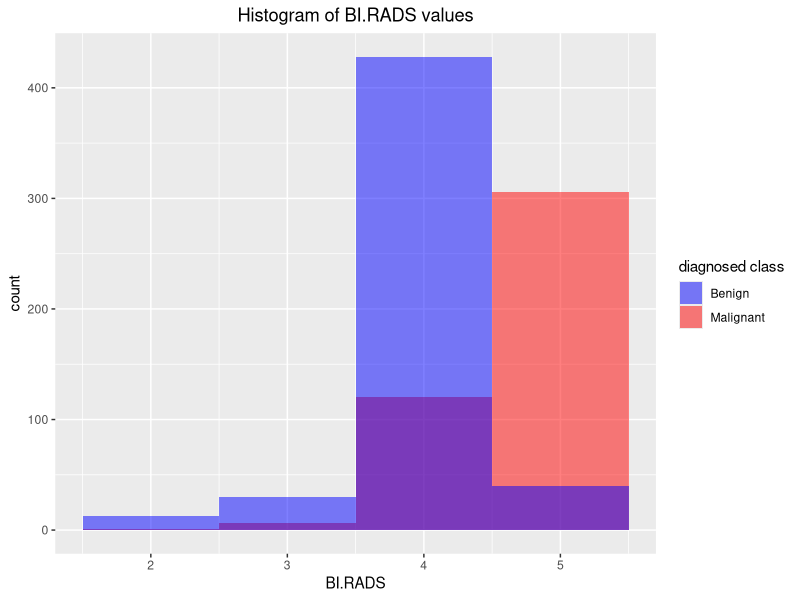
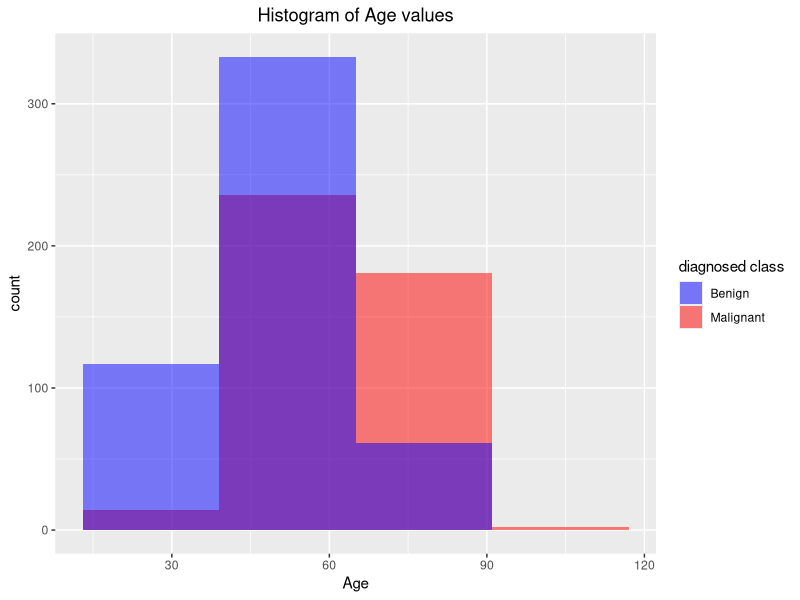
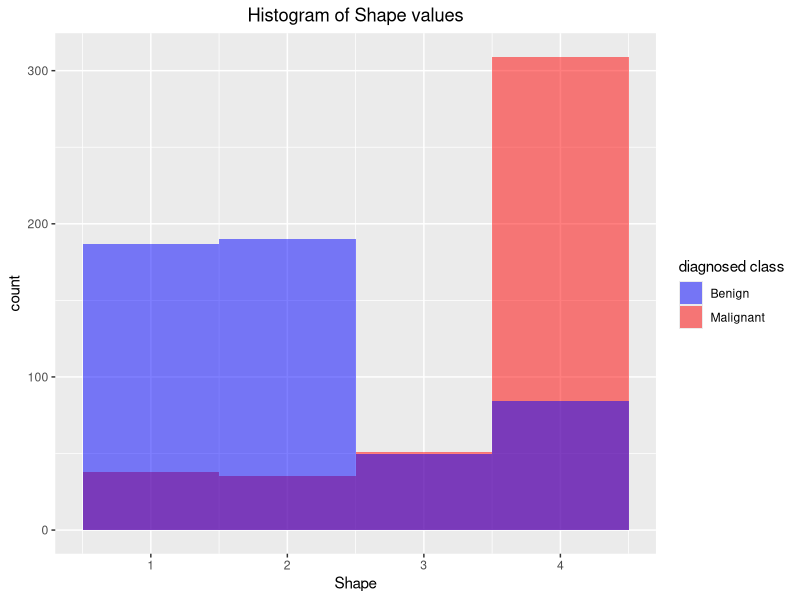
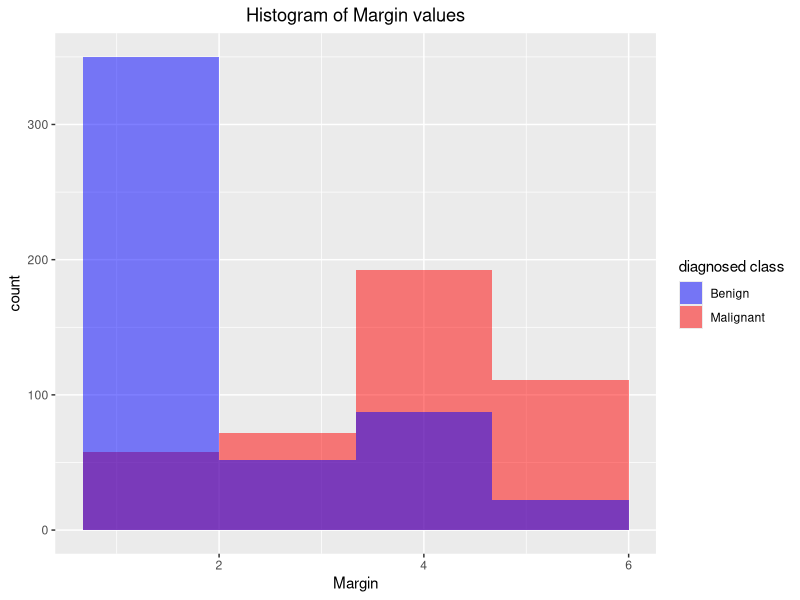
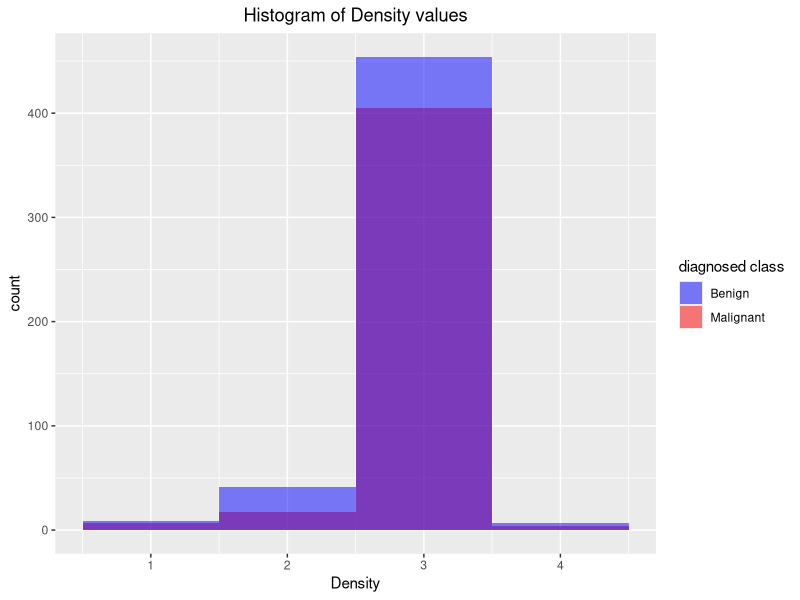
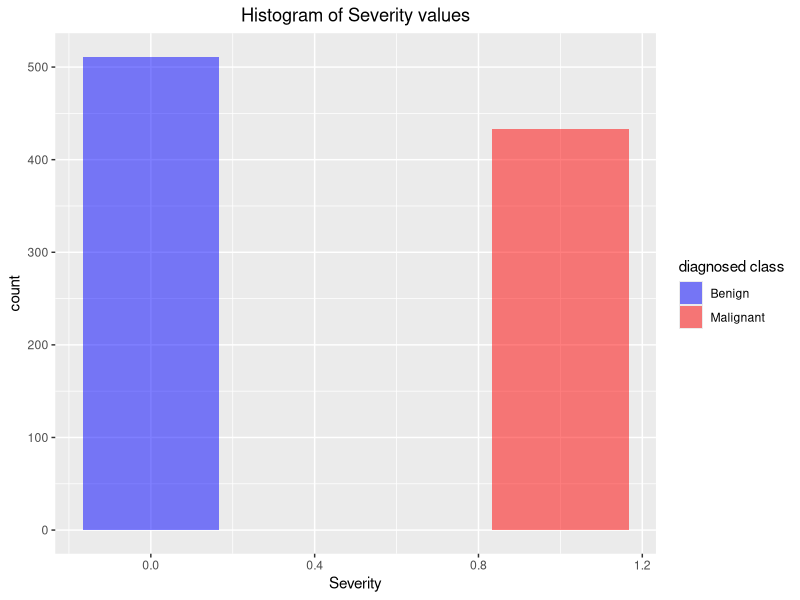
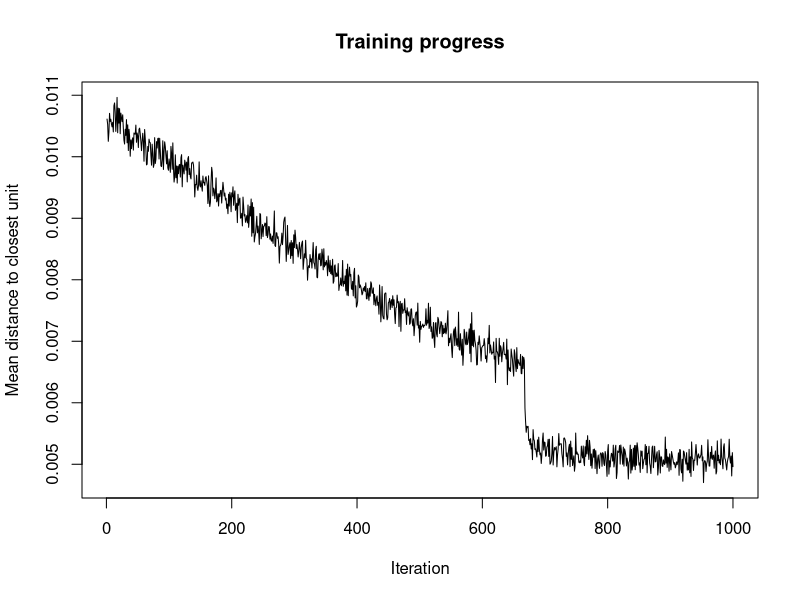
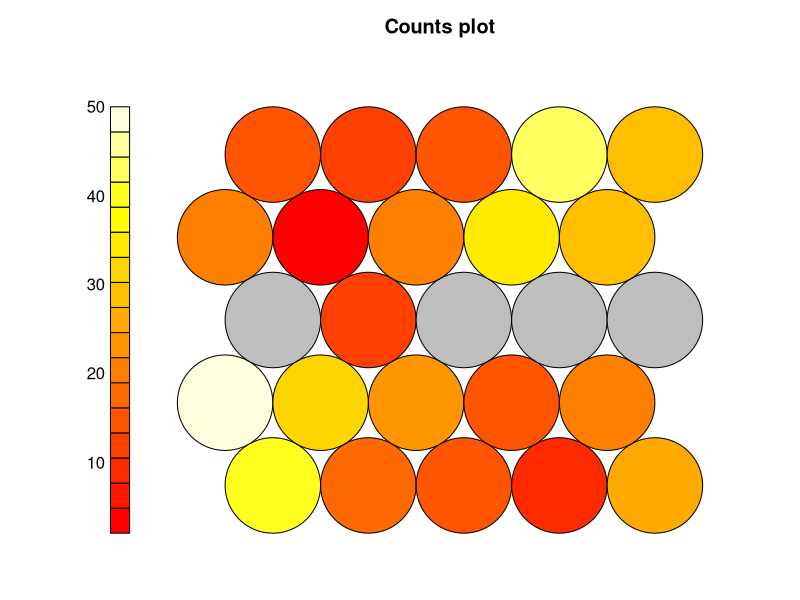

Here is the R script that generated these plots, in order:
## ---- chunk 1
cat("\014")
rm(list = ls())
library(dplyr)
library(ggplot2)
library(kohonen)
## ---- chunk 2

dataset <- read.csv("dataset.txt", 
                        header = TRUE, 
                        sep = ",",
                        stringsAsFactors = FALSE)

for (i in 1:5){
  dataset[,i] <- as.numeric(dataset[,i])
}


#Predicting missing values
for(i in 1:5){
  datasetok <- switch(i,dataset[!is.na(dataset$BI.RADS),],
                      dataset[!is.na(dataset$Age),],
                      dataset[!is.na(dataset$Shape),],
                      dataset[!is.na(dataset$Margin),],
                      dataset[!is.na(dataset$Density),])
  datasetna <- switch(i,dataset[is.na(dataset$BI.RADS),],
                      dataset[is.na(dataset$Age),],
                      dataset[is.na(dataset$Shape),],
                      dataset[is.na(dataset$Margin),],
                      dataset[is.na(dataset$Density),])
  model <- switch(i,lm(BI.RADS ~ Severity,data = datasetok,na.action=na.omit),
                  lm(Age ~ Severity*(BI.RADS),data = datasetok,na.action=na.omit),
                  lm(Shape ~ Severity*(Age+BI.RADS),data = datasetok,na.action=na.omit),
                  lm(Margin ~ Severity*(Age+Shape+BI.RADS),data = datasetok,na.action=na.omit),
                  lm(Density ~ Severity*(Age+Shape+Margin+BI.RADS),data = datasetok,na.action=na.omit))
  summary(model)
  dataset[is.na(dataset[,i]),i] <- round(predict(model,datasetna))
}

Malignant <- dataset[dataset$Severity == 1,]
Benign <- dataset[dataset$Severity == 0,]

Benign <- Benign[!(Benign$BI.RADS < 1 | Benign$BI.RADS > 5  | Benign$Shape < 1  | Benign$Shape > 4
                  | Benign$Margin < 1  | Benign$Margin > 5  | Benign$Density < 1  | Benign$Density > 4),]
Malignant <- Malignant[!(Malignant$BI.RADS < 1 | Malignant$BI.RADS > 5  | Malignant$Shape < 1  | Malignant$Shape > 4
                  | Malignant$Margin < 1  | Malignant$Margin > 5  | Malignant$Density < 1  | Malignant$Density > 4),]

numberOfMalignant <- nrow(Malignant)
numberOfBenign <- nrow(Benign)

dataset <- rbind(Malignant,Benign)
traingingData <- rbind(Malignant[1:round(dim(Malignant)[1]/2),],Benign[1:round(dim(Benign)[1]/2),])
testingData <- rbind(Malignant[(round(dim(Malignant)[1]/2)+1):dim(Malignant)[1],],Benign[(round(dim(Benign)[1]/2)+1):dim(Benign)[1],])

## ---- chunk 3

ggplot(Malignant,aes(BI.RADS, fill = "Malignant")) + geom_histogram(bins = 4, alpha = 0.5) + 
  geom_histogram(data = Benign,mapping = aes(BI.RADS, fill = "Benign"),bins = 4, alpha = 0.5) +
  ggtitle("Histogram of BI.RADS values") +
  theme(plot.title = element_text(hjust = 0.5)) +
  scale_fill_manual(name="diagnosed class",values=c(Malignant="red",Benign="blue"))

ggplot(Malignant,aes(Age, fill = "Malignant")) + geom_histogram(bins = 4, alpha = 0.5) + 
  geom_histogram(data = Benign,mapping = aes(Age, fill = "Benign"),bins = 4, alpha = 0.5) +
  ggtitle("Histogram of Age values") +
  theme(plot.title = element_text(hjust = 0.5)) +
  scale_fill_manual(name="diagnosed class",values=c(Malignant="red",Benign="blue"))

ggplot(Malignant,aes(Shape, fill = "Malignant")) + geom_histogram(bins = 4, alpha = 0.5) + 
  geom_histogram(data = Benign,mapping = aes(Shape, fill = "Benign"),bins = 4, alpha = 0.5) +
  ggtitle("Histogram of Shape values") +
  theme(plot.title = element_text(hjust = 0.5)) +
  scale_fill_manual(name="diagnosed class",values=c(Malignant="red",Benign="blue"))

ggplot(Malignant,aes(Margin, fill = "Malignant")) + geom_histogram(bins = 4, alpha = 0.5) + 
  geom_histogram(data = Benign,mapping = aes(Margin, fill = "Benign"),bins = 4, alpha = 0.5) +
  ggtitle("Histogram of Margin values") +
  theme(plot.title = element_text(hjust = 0.5)) +
  scale_fill_manual(name="diagnosed class",values=c(Malignant="red",Benign="blue"))

ggplot(Malignant,aes(Density, fill = "Malignant")) + geom_histogram(bins = 4, alpha = 0.5) + 
  geom_histogram(data = Benign,mapping = aes(Density, fill = "Benign"),bins = 4, alpha = 0.5) +
  ggtitle("Histogram of Density values") +
  theme(plot.title = element_text(hjust = 0.5)) +
  scale_fill_manual(name="diagnosed class",values=c(Malignant="red",Benign="blue"))

ggplot(Malignant,aes(Severity, fill = "Malignant")) + geom_histogram(bins = 4, alpha = 0.5) + 
  geom_histogram(data = Benign,mapping = aes(Severity, fill = "Benign"),bins = 4, alpha = 0.5) +
  ggtitle("Histogram of Severity values") +
  theme(plot.title = element_text(hjust = 0.5)) +
  scale_fill_manual(name="diagnosed class",values=c(Malignant="red",Benign="blue"))

## ---- chunk 4
for (i in 1:5){
  traingingData[,i] <- (traingingData[,i] - min(traingingData[,i]))/(max(traingingData[,i])-min(traingingData[,i]))
  testingData[,i] <- (testingData[,i] - min(testingData[,i]))/(max(testingData[,i])-min(testingData[,i]))
}
## ---- chunk 5

set.seed(303803)
gridNumOfRow = 5
gridNumOfCol = 5
numberOfIterations = 1000
learningRate = c(0.05,0.001)
topology = c("rectangular", "hexagonal")
data_train_matrix <- as.matrix(traingingData)
som_grid <- somgrid(xdim = gridNumOfRow, ydim=gridNumOfCol, topo=topology[2], neighbourhood.fct = "gaussian")
som_model <- som(data_train_matrix, 
		grid=som_grid, 
		rlen=numberOfIterations, 
		alpha=learningRate, 
		keep.data = TRUE)

## ---- chunk 6

# Training progress
plot(som_model, type="changes")

# Node counts
plot(som_model, type="count")

# Node maps
plot(som_model, type="mapping")

# Node quality
plot(som_model, type="quality")

# Neighbor distance
plot(som_model, type="dist.neighbours")

# Node codes
plot(som_model, type="codes")

#- setting the coloring function
coolBlueHotRed <- function(n, alpha = 1) {rainbow(n, end=4/6, alpha=alpha)[n:1]}
pretty_palette <- c("#1f77b4","#ff7f0e","#2ca02c", "#d62728","#9467bd","#8c564b","#e377c2")

c <- som_model$codes 
som_cluster <- cutree(hclust(dist(som_model$codes[[1]])), 2)
plot(som_model, type="mapping", bgcol = pretty_palette[som_cluster], main = "Clusters") 
add.cluster.boundaries(som_model, som_cluster)

#Heatmap for SEVERITY
plot(som_model,type="property",property = getCodes(som_model)[,6],main=colnames(traingingData)[6])

## ---- chunk 7

# pred <- predict(som_model, newdata = as.matrix(testingData[,1:5]), trainingdata = as.matrix(traingingData[,1:5]))

# table(Predicted = pred$predictions[[1]], Actual = as.matrix(testingData[,1:5]))
# pred$predictions[[1]]
# som_cluster_test <- cutree(hclust(dist(pred$predictions[[1]])), som_cluster)
# plot(som_model, type="mapping", bgcol = pretty_palette[s

# new_data_units <- map(som_model, newdata = data.matrix(testingData[,1:5]))
# new_data_classes <- som_cluster[new_data_units$unit.classif]


## ---- chunk 8
